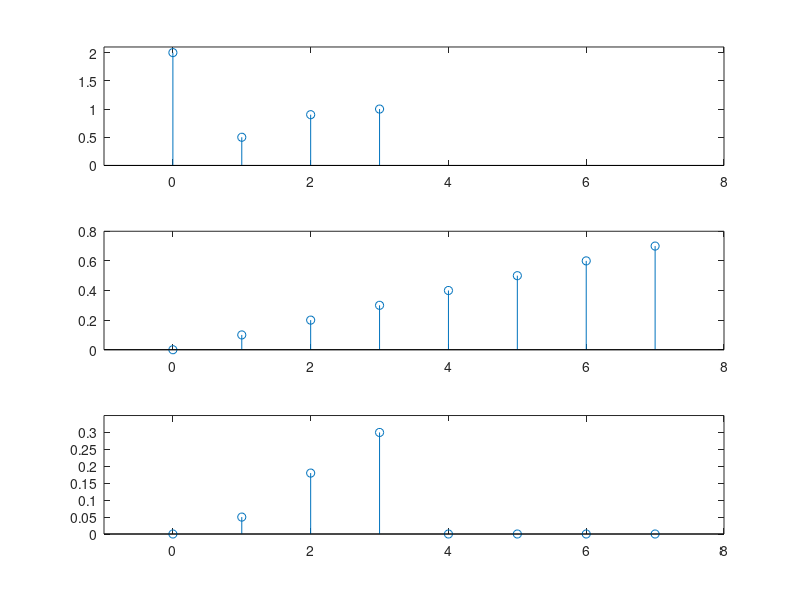

The MATLAB script that drew this image:
n1=0:3;
x1=[2 0.5 0.9 1];
subplot(311);
stem(n1,x1)
axis([-1 8 0 2.1] )
n2=0:7;
x2=[ 0 0.1 0.2 0.3 0.4 0.5 0.6 0.7];
subplot(312);
stem(n2,x2)
axis([-1 8 0 0.8] )
n=0:7;
x1=[x1 zeros(1,8-length(n1))];
x2=[ zeros(1,8-length(n2)),x2];
x=x1.*x2;
subplot(313);
stem(n,x)
axis([-1 8 0 0.35])
